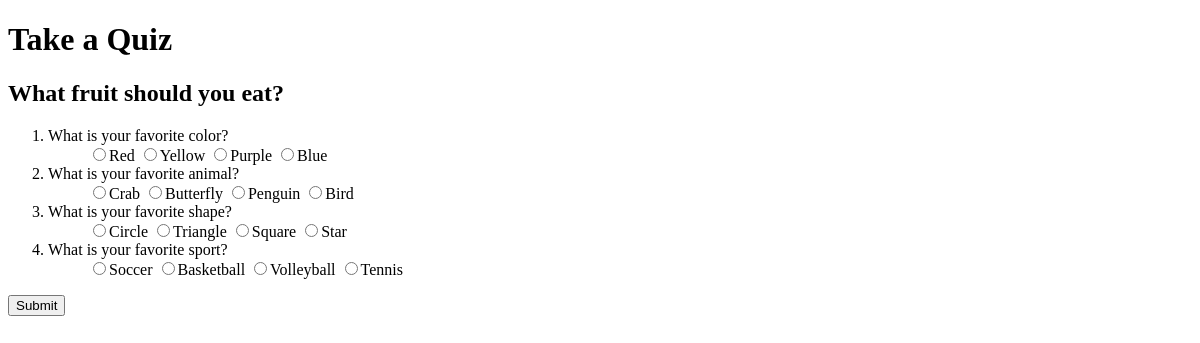
The page /take/quiz/1 on the database as committed earlier.
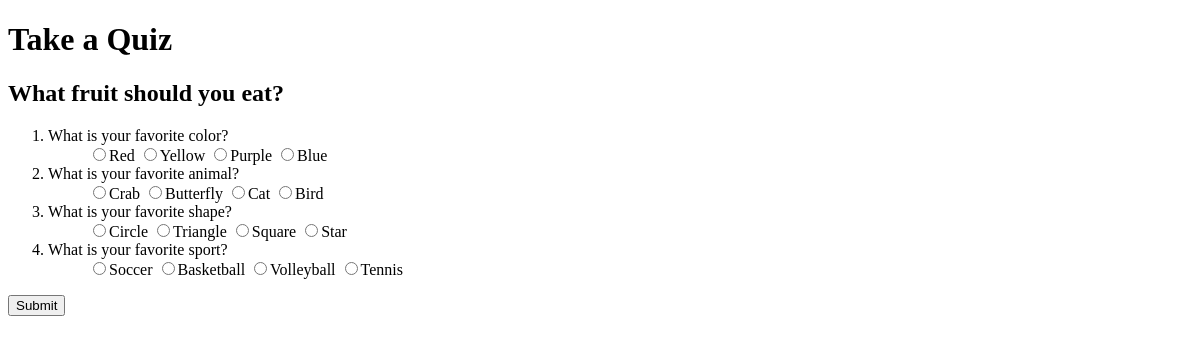
The same page on the database as committed later.
### app.py (models this page shows, shortened)
class Quiz(db.Model):
    quiz_id = db.Column(db.Integer, primary_key=True)
    quiz_name = db.Column(db.String(200), nullable=False)
    questions = db.relationship("Question", secondary=ques, backref=db.backref("questions", lazy="dynamic"))

class Question(db.Model):
    question_id = db.Column(db.Integer, primary_key=True)
    question_name = db.Column(db.String(200), nullable=False)
    answers = db.relationship("Answer", secondary=ans, backref=db.backref("answers", lazy="dynamic"))

class Answer(db.Model):
    answer_id = db.Column(db.Integer, primary_key=True)
    answer_name = db.Column(db.String(200), nullable=False)
    result = db.Column(db.String(200), nullable=False)

### app.py (the view)
@app.route('/take/quiz/<int:id>', methods=['POST', 'GET'])
def take_quiz(id):
    quiz_object = Quiz.query.filter_by(quiz_id=id).first_or_404()
    print("Quiz Object" + str(quiz_object.quiz_name))
    results = []
    if request.method == "POST":
        for question in quiz_object.questions:
            result = request.form.get(str(question.question_id), -5)
            results.append(result)
        final_result = Counter(results).most_common(1)[0][0]
        return render_template("result.html", result=final_result)
    return render_template('take_quiz.html', quiz=quiz_object)

### templates/take_quiz.html (shortened to what this page needs)
<!DOCTYPE html>
<html>
    <head>
    </head>
    <body>
        <header>
            <h1>Take a Quiz</h1>
        </header>
        <main>
            <form action="/take/quiz/{{ quiz.quiz_id }}" method="post">
                {% if quiz %}
                    <h2>{{ quiz.quiz_name }}</h2>
                    <ol>
                        {% for question in quiz.questions %}
                            <li>{{question.question_name}}</li>
                            <ul>
                                {% for answer in question.answers %}
                                    <label>
                                        <input type="radio" name="{{ question.question_id }}" value="{{ answer.result }}">{{ answer.answer_name }}
                                    </label>
                                {% endfor %}
                            </ul>
                        {% endfor %}
                    </ol>
                {% endif %}
                <input type="submit">
            </form>
        </main>
    </body>
</html>

Rows that differ between the two databases and show on the page:
changed Answer: question_id "☐ Penguin" → "☐ Cat"; answer_name "Penguin" → "Cat"
